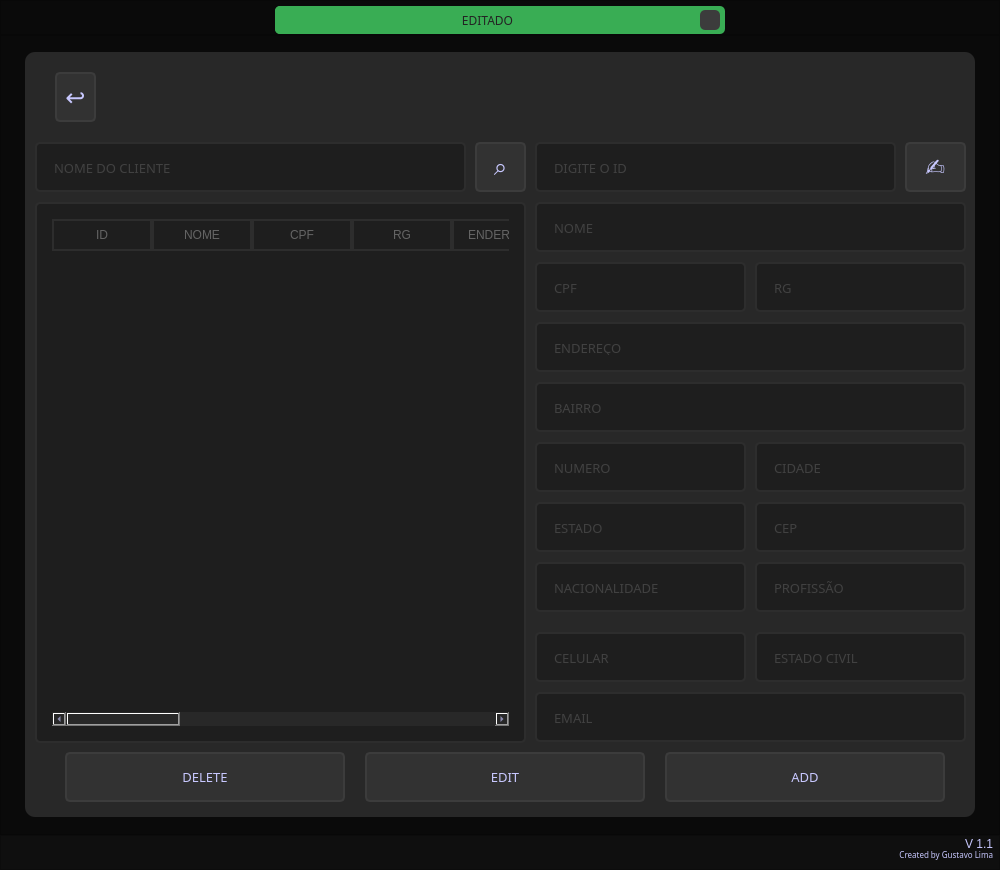
<?xml version="1.0" encoding="UTF-8"?>
<ui version="4.0">
 <class>MainWindow</class>
 <widget class="QMainWindow" name="MainWindow">
  <property name="geometry">
   <rect>
    <x>0</x>
    <y>0</y>
    <width>1000</width>
    <height>870</height>
   </rect>
  </property>
  <property name="minimumSize">
   <size>
    <width>0</width>
    <height>0</height>
   </size>
  </property>
  <property name="windowTitle">
   <string>Edit Client</string>
  </property>
  <property name="styleSheet">
   <string notr="true">color:rgb(200, 200, 255);
background-color: rgb(10, 10, 10);</string>
  </property>
  <widget class="QWidget" name="centralwidget">
   <property name="minimumSize">
    <size>
     <width>1000</width>
     <height>870</height>
    </size>
   </property>
   <property name="font">
    <font>
     <family>Quicksand</family>
    </font>
   </property>
   <layout class="QVBoxLayout" name="verticalLayout">
    <property name="spacing">
     <number>0</number>
    </property>
    <property name="leftMargin">
     <number>0</number>
    </property>
    <property name="topMargin">
     <number>0</number>
    </property>
    <property name="rightMargin">
     <number>0</number>
    </property>
    <property name="bottomMargin">
     <number>0</number>
    </property>
    <item>
     <widget class="QFrame" name="top_bar">
      <property name="maximumSize">
       <size>
        <width>16777215</width>
        <height>35</height>
       </size>
      </property>
      <property name="styleSheet">
       <string notr="true"/>
      </property>
      <property name="frameShape">
       <enum>QFrame::StyledPanel</enum>
      </property>
      <property name="frameShadow">
       <enum>QFrame::Raised</enum>
      </property>
      <layout class="QHBoxLayout" name="horizontalLayout_2">
       <property name="spacing">
        <number>0</number>
       </property>
       <property name="leftMargin">
        <number>0</number>
       </property>
       <property name="topMargin">
        <number>5</number>
       </property>
       <property name="rightMargin">
        <number>0</number>
       </property>
       <property name="bottomMargin">
        <number>0</number>
       </property>
       <item>
        <widget class="QFrame" name="frame_popup">
         <property name="maximumSize">
          <size>
           <width>450</width>
           <height>16777215</height>
          </size>
         </property>
         <property name="styleSheet">
          <string notr="true">background-color: rgb(57, 173, 84);
border-radius:5px;</string>
         </property>
         <property name="frameShape">
          <enum>QFrame::StyledPanel</enum>
         </property>
         <property name="frameShadow">
          <enum>QFrame::Raised</enum>
         </property>
         <layout class="QHBoxLayout" name="horizontalLayout_3">
          <property name="spacing">
           <number>0</number>
          </property>
          <property name="leftMargin">
           <number>0</number>
          </property>
          <property name="topMargin">
           <number>0</number>
          </property>
          <property name="rightMargin">
           <number>5</number>
          </property>
          <property name="bottomMargin">
           <number>0</number>
          </property>
          <item>
           <widget class="QLabel" name="label">
            <property name="font">
             <font>
              <family>Quicksand</family>
             </font>
            </property>
            <property name="styleSheet">
             <string notr="true">color: rgb(35, 35, 35);</string>
            </property>
            <property name="text">
             <string>EDITADO</string>
            </property>
            <property name="alignment">
             <set>Qt::AlignCenter</set>
            </property>
           </widget>
          </item>
          <item>
           <widget class="QPushButton" name="pushButton">
            <property name="maximumSize">
             <size>
              <width>20</width>
              <height>20</height>
             </size>
            </property>
            <property name="styleSheet">
             <string notr="true">QPushButton{
	border-radius: 5px;
	background-image: url(:/Close_Image/Images/cil-x.png);
	background-position:center;
	
	background-color: rgb(60, 60, 60);
}
QPushButton:hover{
	background-color: rgb(50, 50, 50);
	color: rgb(255, 255, 127);
}
QPushButton:pressed{
	background-color: rgb(35, 35, 35);
	color: rgb(255, 255, 127);
}</string>
            </property>
            <property name="text">
             <string/>
            </property>
           </widget>
          </item>
         </layout>
        </widget>
       </item>
      </layout>
     </widget>
    </item>
    <item>
     <widget class="QFrame" name="content">
      <property name="frameShape">
       <enum>QFrame::StyledPanel</enum>
      </property>
      <property name="frameShadow">
       <enum>QFrame::Raised</enum>
      </property>
      <layout class="QHBoxLayout" name="horizontalLayout">
       <item>
        <widget class="QFrame" name="editocli_area">
         <property name="minimumSize">
          <size>
           <width>0</width>
           <height>0</height>
          </size>
         </property>
         <property name="maximumSize">
          <size>
           <width>950</width>
           <height>765</height>
          </size>
         </property>
         <property name="styleSheet">
          <string notr="true">background-color: rgb(40, 40, 40);
border-radius: 10px</string>
         </property>
         <property name="frameShape">
          <enum>QFrame::StyledPanel</enum>
         </property>
         <property name="frameShadow">
          <enum>QFrame::Raised</enum>
         </property>
         <widget class="QFrame" name="logo">
          <property name="geometry">
           <rect>
            <x>360</x>
            <y>0</y>
            <width>211</width>
            <height>90</height>
           </rect>
          </property>
          <property name="styleSheet">
           <string notr="true">background-image: url(:/Logo_yellow/Images/logorocha_360x90.png);
background-repeat: no-repeat;
background-position: center;
</string>
          </property>
          <property name="frameShape">
           <enum>QFrame::StyledPanel</enum>
          </property>
          <property name="frameShadow">
           <enum>QFrame::Raised</enum>
          </property>
         </widget>
         <widget class="QPushButton" name="btn_return">
          <property name="geometry">
           <rect>
            <x>30</x>
            <y>20</y>
            <width>41</width>
            <height>50</height>
           </rect>
          </property>
          <property name="font">
           <font>
            <family>Quicksand</family>
            <pointsize>18</pointsize>
           </font>
          </property>
          <property name="styleSheet">
           <string notr="true">QPushButton{
	background-color:rgb(50, 50, 50);
	border:2px solid rgb(60, 60, 60);
	border-radius:5px;
}
QPushButton:hover{
	background-color:rgb(60, 60, 60);
	border: 2px solid rgb(70, 70, 70);
}
QPushButton:pressed{
	background-color:rgb(250, 230, 0);
	border: 2px solid rgb(255, 165, 24);
	color: rgb(35, 35, 35);
}</string>
          </property>
          <property name="text">
           <string>↩</string>
          </property>
         </widget>
         <widget class="QLineEdit" name="txt_id">
          <property name="geometry">
           <rect>
            <x>510</x>
            <y>90</y>
            <width>361</width>
            <height>50</height>
           </rect>
          </property>
          <property name="font">
           <font>
            <family>Quicksand</family>
            <pointsize>10</pointsize>
           </font>
          </property>
          <property name="styleSheet">
           <string notr="true">QLineEdit{
	border: 2px solid rgb(45, 45, 45);
	border-radius: 5px;
	padding: 15px;
	background-color: rgb(30, 30, 30);
	color: rgb(100, 100, 100);
}
QLineEdit:hover{
	border: 2px solid rgb(55, 55, 55);
}
QLineEdit:focus{
	border: 2px solid rgb(255, 207, 0);
	color: rgb(200, 200, 200);
}</string>
          </property>
          <property name="maxLength">
           <number>64</number>
          </property>
          <property name="placeholderText">
           <string>DIGITE O ID</string>
          </property>
         </widget>
         <widget class="QPushButton" name="btn_search">
          <property name="geometry">
           <rect>
            <x>450</x>
            <y>90</y>
            <width>51</width>
            <height>50</height>
           </rect>
          </property>
          <property name="font">
           <font>
            <pointsize>18</pointsize>
            <weight>50</weight>
            <italic>false</italic>
            <bold>false</bold>
           </font>
          </property>
          <property name="styleSheet">
           <string notr="true">QPushButton{
	background-color:rgb(50, 50, 50);
	border:2px solid rgb(60, 60, 60);
	border-radius:5px;
	font: 18pt ;
}
QPushButton:hover{
	background-color:rgb(60, 60, 60);
	border: 2px solid rgb(70, 70, 70);
}
QPushButton:pressed{
	background-color:rgb(250, 230, 0);
	border: 2px solid rgb(255, 165, 24);
	color: rgb(35, 35, 35);
}</string>
          </property>
          <property name="text">
           <string>⌕</string>
          </property>
         </widget>
         <widget class="QLineEdit" name="txt_nome">
          <property name="geometry">
           <rect>
            <x>10</x>
            <y>90</y>
            <width>431</width>
            <height>50</height>
           </rect>
          </property>
          <property name="font">
           <font>
            <family>Quicksand</family>
            <pointsize>10</pointsize>
           </font>
          </property>
          <property name="styleSheet">
           <string notr="true">QLineEdit{
	border: 2px solid rgb(45, 45, 45);
	border-radius: 5px;
	padding: 15px;
	background-color: rgb(30, 30, 30);
	color: rgb(100, 100, 100);
}
QLineEdit:hover{
	border: 2px solid rgb(55, 55, 55);
}
QLineEdit:focus{
	border: 2px solid rgb(255, 207, 0);
	color: rgb(200, 200, 200);
}</string>
          </property>
          <property name="maxLength">
           <number>32</number>
          </property>
          <property name="placeholderText">
           <string>NOME DO CLIENTE</string>
          </property>
         </widget>
         <widget class="QLineEdit" name="txt_clinacionalidade">
          <property name="geometry">
           <rect>
            <x>510</x>
            <y>510</y>
            <width>211</width>
            <height>50</height>
           </rect>
          </property>
          <property name="font">
           <font>
            <family>Quicksand</family>
            <pointsize>10</pointsize>
           </font>
          </property>
          <property name="styleSheet">
           <string notr="true">QLineEdit{
	border: 2px solid rgb(45, 45, 45);
	border-radius: 5px;
	padding: 15px;
	background-color: rgb(30, 30, 30);
	color: rgb(100, 100, 100);
}
QLineEdit:hover{
	border: 2px solid rgb(55, 55, 55);
}
QLineEdit:focus{
	border: 2px solid rgb(255, 207, 0);
	color: rgb(200, 200, 200);
}</string>
          </property>
          <property name="maxLength">
           <number>32</number>
          </property>
          <property name="placeholderText">
           <string>NACIONALIDADE</string>
          </property>
         </widget>
         <widget class="QLineEdit" name="txt_cliestadocivil">
          <property name="geometry">
           <rect>
            <x>730</x>
            <y>580</y>
            <width>211</width>
            <height>50</height>
           </rect>
          </property>
          <property name="font">
           <font>
            <family>Quicksand</family>
            <pointsize>10</pointsize>
           </font>
          </property>
          <property name="styleSheet">
           <string notr="true">QLineEdit{
	border: 2px solid rgb(45, 45, 45);
	border-radius: 5px;
	padding: 15px;
	background-color: rgb(30, 30, 30);
	color: rgb(100, 100, 100);
}
QLineEdit:hover{
	border: 2px solid rgb(55, 55, 55);
}
QLineEdit:focus{
	border: 2px solid rgb(255, 207, 0);
	color: rgb(200, 200, 200);
}</string>
          </property>
          <property name="maxLength">
           <number>32</number>
          </property>
          <property name="placeholderText">
           <string>ESTADO CIVIL</string>
          </property>
         </widget>
         <widget class="QLineEdit" name="txt_clibairro">
          <property name="geometry">
           <rect>
            <x>510</x>
            <y>330</y>
            <width>431</width>
            <height>50</height>
           </rect>
          </property>
          <property name="font">
           <font>
            <family>Quicksand</family>
            <pointsize>10</pointsize>
           </font>
          </property>
          <property name="styleSheet">
           <string notr="true">QLineEdit{
	border: 2px solid rgb(45, 45, 45);
	border-radius: 5px;
	padding: 15px;
	background-color: rgb(30, 30, 30);
	color: rgb(100, 100, 100);
}
QLineEdit:hover{
	border: 2px solid rgb(55, 55, 55);
}
QLineEdit:focus{
	border: 2px solid rgb(255, 207, 0);
	color: rgb(200, 200, 200);
}</string>
          </property>
          <property name="maxLength">
           <number>64</number>
          </property>
          <property name="placeholderText">
           <string>BAIRRO</string>
          </property>
         </widget>
         <widget class="QLineEdit" name="txt_clinumero">
          <property name="geometry">
           <rect>
            <x>510</x>
            <y>390</y>
            <width>211</width>
            <height>50</height>
           </rect>
          </property>
          <property name="font">
           <font>
            <family>Quicksand</family>
            <pointsize>10</pointsize>
           </font>
          </property>
          <property name="styleSheet">
           <string notr="true">QLineEdit{
	border: 2px solid rgb(45, 45, 45);
	border-radius: 5px;
	padding: 15px;
	background-color: rgb(30, 30, 30);
	color: rgb(100, 100, 100);
}
QLineEdit:hover{
	border: 2px solid rgb(55, 55, 55);
}
QLineEdit:focus{
	border: 2px solid rgb(255, 207, 0);
	color: rgb(200, 200, 200);
}</string>
          </property>
          <property name="maxLength">
           <number>32</number>
          </property>
          <property name="placeholderText">
           <string>NUMERO</string>
          </property>
         </widget>
         <widget class="QLineEdit" name="txt_clicidade">
          <property name="geometry">
           <rect>
            <x>730</x>
            <y>390</y>
            <width>211</width>
            <height>50</height>
           </rect>
          </property>
          <property name="font">
           <font>
            <family>Quicksand</family>
            <pointsize>10</pointsize>
           </font>
          </property>
          <property name="styleSheet">
           <string notr="true">QLineEdit{
	border: 2px solid rgb(45, 45, 45);
	border-radius: 5px;
	padding: 15px;
	background-color: rgb(30, 30, 30);
	color: rgb(100, 100, 100);
}
QLineEdit:hover{
	border: 2px solid rgb(55, 55, 55);
}
QLineEdit:focus{
	border: 2px solid rgb(255, 207, 0);
	color: rgb(200, 200, 200);
}</string>
          </property>
          <property name="maxLength">
           <number>32</number>
          </property>
          <property name="placeholderText">
           <string>CIDADE</string>
          </property>
         </widget>
         <widget class="QLineEdit" name="txt_cliend">
          <property name="geometry">
           <rect>
            <x>510</x>
            <y>270</y>
            <width>431</width>
            <height>50</height>
           </rect>
          </property>
          <property name="font">
           <font>
            <family>Quicksand</family>
            <pointsize>10</pointsize>
           </font>
          </property>
          <property name="styleSheet">
           <string notr="true">QLineEdit{
	border: 2px solid rgb(45, 45, 45);
	border-radius: 5px;
	padding: 15px;
	background-color: rgb(30, 30, 30);
	color: rgb(100, 100, 100);
}
QLineEdit:hover{
	border: 2px solid rgb(55, 55, 55);
}
QLineEdit:focus{
	border: 2px solid rgb(255, 207, 0);
	color: rgb(200, 200, 200);
}</string>
          </property>
          <property name="maxLength">
           <number>64</number>
          </property>
          <property name="placeholderText">
           <string>ENDEREÇO</string>
          </property>
         </widget>
         <widget class="QLineEdit" name="txt_clinome">
          <property name="geometry">
           <rect>
            <x>510</x>
            <y>150</y>
            <width>431</width>
            <height>50</height>
           </rect>
          </property>
          <property name="font">
           <font>
            <family>Quicksand</family>
            <pointsize>10</pointsize>
           </font>
          </property>
          <property name="styleSheet">
           <string notr="true">QLineEdit{
	border: 2px solid rgb(45, 45, 45);
	border-radius: 5px;
	padding: 15px;
	background-color: rgb(30, 30, 30);
	color: rgb(100, 100, 100);
}
QLineEdit:hover{
	border: 2px solid rgb(55, 55, 55);
}
QLineEdit:focus{
	border: 2px solid rgb(255, 207, 0);
	color: rgb(200, 200, 200);
}</string>
          </property>
          <property name="maxLength">
           <number>64</number>
          </property>
          <property name="placeholderText">
           <string>NOME</string>
          </property>
         </widget>
         <widget class="QLineEdit" name="txt_clicep">
          <property name="geometry">
           <rect>
            <x>730</x>
            <y>450</y>
            <width>211</width>
            <height>50</height>
           </rect>
          </property>
          <property name="font">
           <font>
            <family>Quicksand</family>
            <pointsize>10</pointsize>
           </font>
          </property>
          <property name="styleSheet">
           <string notr="true">QLineEdit{
	border: 2px solid rgb(45, 45, 45);
	border-radius: 5px;
	padding: 15px;
	background-color: rgb(30, 30, 30);
	color: rgb(100, 100, 100);
}
QLineEdit:hover{
	border: 2px solid rgb(55, 55, 55);
}
QLineEdit:focus{
	border: 2px solid rgb(255, 207, 0);
	color: rgb(200, 200, 200);
}</string>
          </property>
          <property name="maxLength">
           <number>32</number>
          </property>
          <property name="placeholderText">
           <string>CEP</string>
          </property>
         </widget>
         <widget class="QLineEdit" name="txt_cliemail">
          <property name="geometry">
           <rect>
            <x>510</x>
            <y>640</y>
            <width>431</width>
            <height>50</height>
           </rect>
          </property>
          <property name="font">
           <font>
            <family>Quicksand</family>
            <pointsize>10</pointsize>
           </font>
          </property>
          <property name="styleSheet">
           <string notr="true">QLineEdit{
	border: 2px solid rgb(45, 45, 45);
	border-radius: 5px;
	padding: 15px;
	background-color: rgb(30, 30, 30);
	color: rgb(100, 100, 100);
}
QLineEdit:hover{
	border: 2px solid rgb(55, 55, 55);
}
QLineEdit:focus{
	border: 2px solid rgb(255, 207, 0);
	color: rgb(200, 200, 200);
}</string>
          </property>
          <property name="maxLength">
           <number>32</number>
          </property>
          <property name="placeholderText">
           <string>EMAIL</string>
          </property>
         </widget>
         <widget class="QLineEdit" name="txt_clirg">
          <property name="geometry">
           <rect>
            <x>730</x>
            <y>210</y>
            <width>211</width>
            <height>50</height>
           </rect>
          </property>
          <property name="font">
           <font>
            <family>Quicksand</family>
            <pointsize>10</pointsize>
           </font>
          </property>
          <property name="styleSheet">
           <string notr="true">QLineEdit{
	border: 2px solid rgb(45, 45, 45);
	border-radius: 5px;
	padding: 15px;
	background-color: rgb(30, 30, 30);
	color: rgb(100, 100, 100);
}
QLineEdit:hover{
	border: 2px solid rgb(55, 55, 55);
}
QLineEdit:focus{
	border: 2px solid rgb(255, 207, 0);
	color: rgb(200, 200, 200);
}</string>
          </property>
          <property name="maxLength">
           <number>32</number>
          </property>
          <property name="placeholderText">
           <string>RG</string>
          </property>
         </widget>
         <widget class="QLineEdit" name="txt_cliestado">
          <property name="geometry">
           <rect>
            <x>510</x>
            <y>450</y>
            <width>211</width>
            <height>50</height>
           </rect>
          </property>
          <property name="font">
           <font>
            <family>Quicksand</family>
            <pointsize>10</pointsize>
           </font>
          </property>
          <property name="styleSheet">
           <string notr="true">QLineEdit{
	border: 2px solid rgb(45, 45, 45);
	border-radius: 5px;
	padding: 15px;
	background-color: rgb(30, 30, 30);
	color: rgb(100, 100, 100);
}
QLineEdit:hover{
	border: 2px solid rgb(55, 55, 55);
}
QLineEdit:focus{
	border: 2px solid rgb(255, 207, 0);
	color: rgb(200, 200, 200);
}</string>
          </property>
          <property name="maxLength">
           <number>32</number>
          </property>
          <property name="placeholderText">
           <string>ESTADO</string>
          </property>
         </widget>
         <widget class="QLineEdit" name="txt_clicelular">
          <property name="geometry">
           <rect>
            <x>510</x>
            <y>580</y>
            <width>211</width>
            <height>50</height>
           </rect>
          </property>
          <property name="font">
           <font>
            <family>Quicksand</family>
            <pointsize>10</pointsize>
           </font>
          </property>
          <property name="styleSheet">
           <string notr="true">QLineEdit{
	border: 2px solid rgb(45, 45, 45);
	border-radius: 5px;
	padding: 15px;
	background-color: rgb(30, 30, 30);
	color: rgb(100, 100, 100);
}
QLineEdit:hover{
	border: 2px solid rgb(55, 55, 55);
}
QLineEdit:focus{
	border: 2px solid rgb(255, 207, 0);
	color: rgb(200, 200, 200);
}</string>
          </property>
          <property name="maxLength">
           <number>32</number>
          </property>
          <property name="placeholderText">
           <string>CELULAR</string>
          </property>
         </widget>
         <widget class="QLineEdit" name="txt_clicpf">
          <property name="geometry">
           <rect>
            <x>510</x>
            <y>210</y>
            <width>211</width>
            <height>50</height>
           </rect>
          </property>
          <property name="font">
           <font>
            <family>Quicksand</family>
            <pointsize>10</pointsize>
           </font>
          </property>
          <property name="styleSheet">
           <string notr="true">QLineEdit{
	border: 2px solid rgb(45, 45, 45);
	border-radius: 5px;
	padding: 15px;
	background-color: rgb(30, 30, 30);
	color: rgb(100, 100, 100);
}
QLineEdit:hover{
	border: 2px solid rgb(55, 55, 55);
}
QLineEdit:focus{
	border: 2px solid rgb(255, 207, 0);
	color: rgb(200, 200, 200);
}</string>
          </property>
          <property name="maxLength">
           <number>32</number>
          </property>
          <property name="placeholderText">
           <string>CPF</string>
          </property>
         </widget>
         <widget class="QLineEdit" name="txt_cliprofissao">
          <property name="geometry">
           <rect>
            <x>730</x>
            <y>510</y>
            <width>211</width>
            <height>50</height>
           </rect>
          </property>
          <property name="font">
           <font>
            <family>Quicksand</family>
            <pointsize>10</pointsize>
           </font>
          </property>
          <property name="styleSheet">
           <string notr="true">QLineEdit{
	border: 2px solid rgb(45, 45, 45);
	border-radius: 5px;
	padding: 15px;
	background-color: rgb(30, 30, 30);
	color: rgb(100, 100, 100);
}
QLineEdit:hover{
	border: 2px solid rgb(55, 55, 55);
}
QLineEdit:focus{
	border: 2px solid rgb(255, 207, 0);
	color: rgb(200, 200, 200);
}</string>
          </property>
          <property name="maxLength">
           <number>32</number>
          </property>
          <property name="placeholderText">
           <string>PROFISSÃO</string>
          </property>
         </widget>
         <widget class="QTableWidget" name="tabWid_cli">
          <property name="geometry">
           <rect>
            <x>10</x>
            <y>150</y>
            <width>491</width>
            <height>541</height>
           </rect>
          </property>
          <property name="styleSheet">
           <string notr="true">QTableWidget{
	border: 2px solid rgb(45, 45, 45);
	border-radius: 5px;
	padding: 15px;
	background-color: rgb(30, 30, 30);
	color: rgb(100, 100, 100);
}
QTableWidget:hover{
	border: 2px solid rgb(55, 55, 55);
}
QTableWidget:focus{
	border: 2px solid rgb(255, 207, 0);
	color: rgb(200, 200, 200);
}
QTableWidget:pressed{
	background-color:rgb(250, 230, 0);
	border: 2px solid rgb(255, 165, 24);
	color: rgb(35, 35, 35);
}
QHeaderView::section {
    background-color: rgb(30, 30, 30);
    padding: 5px;
    border: 2px solid rgb(45, 45, 45);
	color: rgb(100, 100, 100);
}

QTableWidget {
    gridline-color: rgb(255, 165, 24);
}

QTableWidget QTableCornerButton {
    background-color: rgb(30, 30, 30); 
}

QTableWidget QTableCornerButton::section {
    background-color: rgb(30, 30, 30);
}
</string>
          </property>
          <column>
           <property name="text">
            <string>ID</string>
           </property>
          </column>
          <column>
           <property name="text">
            <string>NOME</string>
           </property>
          </column>
          <column>
           <property name="text">
            <string>CPF</string>
           </property>
          </column>
          <column>
           <property name="text">
            <string>RG</string>
           </property>
          </column>
          <column>
           <property name="text">
            <string>ENDEREÇO</string>
           </property>
          </column>
          <column>
           <property name="text">
            <string>BAIRRO</string>
           </property>
          </column>
          <column>
           <property name="text">
            <string>NUM</string>
           </property>
          </column>
          <column>
           <property name="text">
            <string>CIDADE</string>
           </property>
          </column>
          <column>
           <property name="text">
            <string>ESTADO</string>
           </property>
          </column>
          <column>
           <property name="text">
            <string>CEP</string>
           </property>
          </column>
          <column>
           <property name="text">
            <string>NACIONALIDADE</string>
           </property>
          </column>
          <column>
           <property name="text">
            <string>PROFISSÃO</string>
           </property>
          </column>
          <column>
           <property name="text">
            <string>ESTADO CIVIL</string>
           </property>
          </column>
          <column>
           <property name="text">
            <string>CELULAR</string>
           </property>
          </column>
          <column>
           <property name="text">
            <string>EMAIL</string>
           </property>
          </column>
         </widget>
         <widget class="QPushButton" name="btn_add">
          <property name="geometry">
           <rect>
            <x>640</x>
            <y>700</y>
            <width>280</width>
            <height>50</height>
           </rect>
          </property>
          <property name="font">
           <font>
            <family>Quicksand</family>
            <pointsize>10</pointsize>
           </font>
          </property>
          <property name="styleSheet">
           <string notr="true">QPushButton{
	background-color:rgb(50, 50, 50);
	border:2px solid rgb(60, 60, 60);
	border-radius:5px;
}
QPushButton:hover{
	background-color:rgb(60, 60, 60);
	border: 2px solid rgb(70, 70, 70);
}
QPushButton:pressed{
	background-color:rgb(250, 230, 0);
	border: 2px solid rgb(255, 165, 24);
	color: rgb(35, 35, 35);
}</string>
          </property>
          <property name="text">
           <string>ADD</string>
          </property>
         </widget>
         <widget class="QPushButton" name="btn_delete">
          <property name="geometry">
           <rect>
            <x>40</x>
            <y>700</y>
            <width>280</width>
            <height>50</height>
           </rect>
          </property>
          <property name="font">
           <font>
            <family>Quicksand</family>
            <pointsize>10</pointsize>
           </font>
          </property>
          <property name="styleSheet">
           <string notr="true">QPushButton{
	background-color:rgb(50, 50, 50);
	border:2px solid rgb(60, 60, 60);
	border-radius:5px;
}
QPushButton:hover{
	background-color:rgb(60, 60, 60);
	border: 2px solid rgb(70, 70, 70);
}
QPushButton:pressed{
	background-color:rgb(250, 230, 0);
	border: 2px solid rgb(255, 165, 24);
	color: rgb(35, 35, 35);
}</string>
          </property>
          <property name="text">
           <string>DELETE</string>
          </property>
         </widget>
         <widget class="QPushButton" name="btn_edit">
          <property name="geometry">
           <rect>
            <x>340</x>
            <y>700</y>
            <width>280</width>
            <height>50</height>
           </rect>
          </property>
          <property name="font">
           <font>
            <family>Quicksand</family>
            <pointsize>10</pointsize>
           </font>
          </property>
          <property name="styleSheet">
           <string notr="true">QPushButton{
	background-color:rgb(50, 50, 50);
	border:2px solid rgb(60, 60, 60);
	border-radius:5px;
}
QPushButton:hover{
	background-color:rgb(60, 60, 60);
	border: 2px solid rgb(70, 70, 70);
}
QPushButton:pressed{
	background-color:rgb(250, 230, 0);
	border: 2px solid rgb(255, 165, 24);
	color: rgb(35, 35, 35);
}</string>
          </property>
          <property name="text">
           <string>EDIT</string>
          </property>
         </widget>
         <widget class="QPushButton" name="btn_copy">
          <property name="geometry">
           <rect>
            <x>880</x>
            <y>90</y>
            <width>61</width>
            <height>50</height>
           </rect>
          </property>
          <property name="font">
           <font>
            <pointsize>18</pointsize>
            <weight>50</weight>
            <italic>false</italic>
            <bold>false</bold>
           </font>
          </property>
          <property name="styleSheet">
           <string notr="true">QPushButton{
	background-color:rgb(50, 50, 50);
	border:2px solid rgb(60, 60, 60);
	border-radius:5px;
	font: 18pt ;
}
QPushButton:hover{
	background-color:rgb(60, 60, 60);
	border: 2px solid rgb(70, 70, 70);
}
QPushButton:pressed{
	background-color:rgb(250, 230, 0);
	border: 2px solid rgb(255, 165, 24);
	color: rgb(35, 35, 35);
}</string>
          </property>
          <property name="text">
           <string>✍</string>
          </property>
         </widget>
        </widget>
       </item>
      </layout>
     </widget>
    </item>
    <item>
     <widget class="QFrame" name="bottom">
      <property name="maximumSize">
       <size>
        <width>16777215</width>
        <height>35</height>
       </size>
      </property>
      <property name="styleSheet">
       <string notr="true">background-color: rgb(15, 15, 15);</string>
      </property>
      <property name="frameShape">
       <enum>QFrame::StyledPanel</enum>
      </property>
      <property name="frameShadow">
       <enum>QFrame::Raised</enum>
      </property>
      <layout class="QVBoxLayout" name="verticalLayout_2">
       <property name="spacing">
        <number>0</number>
       </property>
       <property name="leftMargin">
        <number>0</number>
       </property>
       <property name="topMargin">
        <number>0</number>
       </property>
       <property name="rightMargin">
        <number>6</number>
       </property>
       <property name="bottomMargin">
        <number>1</number>
       </property>
       <item>
        <widget class="QLabel" name="lbl_version">
         <property name="text">
          <string>V 1.1</string>
         </property>
         <property name="alignment">
          <set>Qt::AlignRight|Qt::AlignTrailing|Qt::AlignVCenter</set>
         </property>
        </widget>
       </item>
       <item>
        <widget class="QLabel" name="lbl_created">
         <property name="font">
          <font>
           <family>Quicksand</family>
          </font>
         </property>
         <property name="text">
          <string>&lt;html&gt;&lt;head/&gt;&lt;body&gt;&lt;p&gt;&lt;span style=&quot; vertical-align:super;&quot;&gt;Created by Gustavo Lima&lt;/span&gt;&lt;/p&gt;&lt;/body&gt;&lt;/html&gt;</string>
         </property>
         <property name="alignment">
          <set>Qt::AlignRight|Qt::AlignTrailing|Qt::AlignVCenter</set>
         </property>
        </widget>
       </item>
      </layout>
     </widget>
    </item>
   </layout>
  </widget>
 </widget>
 <resources>
  <include location="file_rc.qrc"/>
 </resources>
 <connections/>
</ui>
